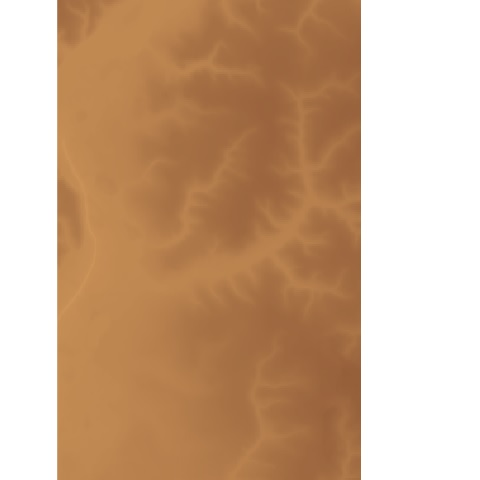
#> input picture python/obraz.png, 480 x 480 px
$ python RiverSkel.py   (older library calls are emulated)
#> lines starting #> are read from the running program, lines starting #| are printed output that depends on the picture; after the words box and inside, x2 and y2 are one past the last pixel; in counts of white or black regions, pixels touching at a corner belong together
from os import path
from numpy.lib.npyio import save
from skimage.io import imread
from skimage.color import rgb2gray
from skimage import color, feature, restoration, filters, data, io, img_as_bool, morphology, img_as_float
from matplotlib import pyplot as plt
from skimage.filters import threshold_otsu, try_all_threshold
from skimage.filters import meijering, sato, frangi, hessian, roberts, sobel, scharr, prewitt
from skimage import img_as_uint
from skimage.filters.thresholding import threshold_isodata, threshold_mean, threshold_minimum, threshold_triangle, threshold_yen, try_all_threshold
import numpy as np
from skimage.morphology import skeletonize, convex_hull_image
from skimage.filters import threshold_otsu, threshold_local
from skimage.restoration import denoise_nl_means, estimate_sigma


def get_binary(image):
    thresh = threshold_minimum(image)
    binary = image > thresh
    return binary

path = 'obraz.png'

img = rgb2gray(imread(path))
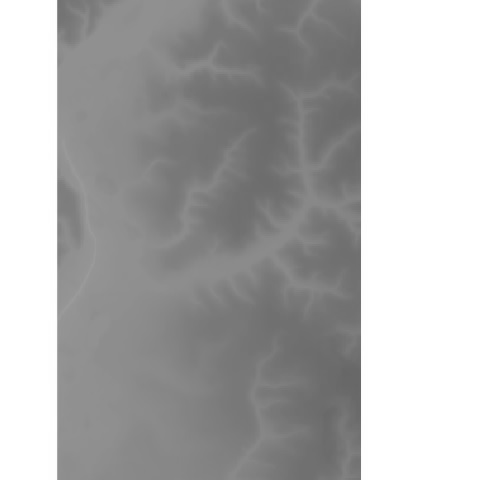
#> img: shape (480, 480) float64; min 0.407, max 1, mean 0.686
cropped_img2 = img[0:480, 59:355]
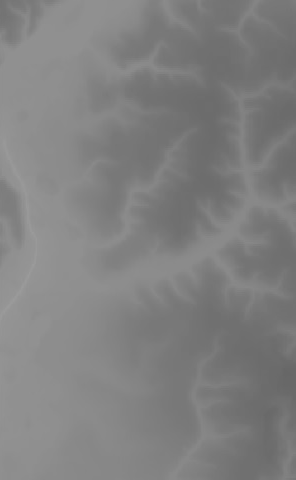
#> cropped_img2: shape (480, 296) float64; min 0.407, max 0.611, mean 0.505
binary = get_binary(rgb2gray(imread(path)))
#> in get_binary, `thresh = threshold_minimum(image)`: thresh = 0.512
#> in get_binary, `binary = image > thresh`:
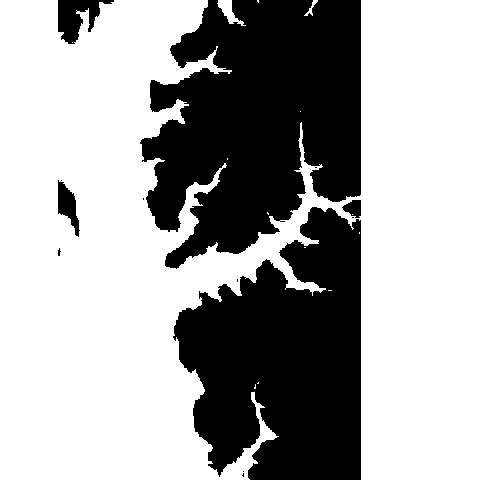
#> binary: shape (480, 480) bool; 65.2% white; 13 black regions (8 under 20 px), largest, box (x1, y1, x2, y2) and area: (140, 0, 361, 269) 42075, (173, 207, 361, 480) 35999, (58, 0, 114, 44) 1258, (58, 180, 80, 237) 615, (342, 200, 361, 218) 230
chull = convex_hull_image(binary)
#> chull: shape (480, 480) bool; every value is 1
edges2 = feature.canny(binary, sigma=1)
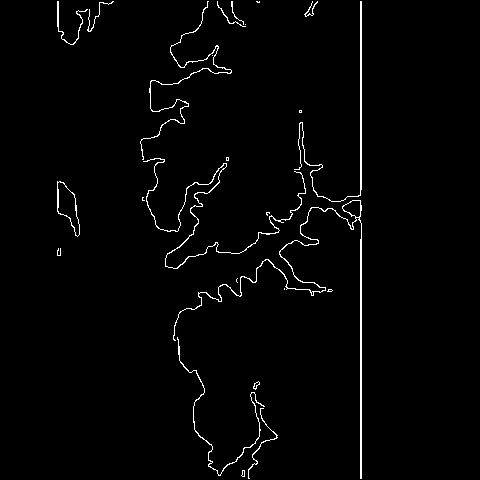
#> edges2: shape (480, 480) bool; 1.8% white in thin lines or dots, all inside (x1, y1, x2, y2) = (57, 1, 362, 479)
cropped_img = binary[0:480, 59:355]
#> cropped_img: shape (480, 296) bool; 45.6% white; 13 white regions (10 under 20 px), largest, box (x1, y1, x2, y2) and area: (0, 0, 296, 480) 64402, (158, 0, 187, 26) 287, (245, 0, 259, 16) 63
skeletonized = skeletonize(cropped_img)
#> skeletonized: shape (480, 296) bool; 1.9% white in thin lines or dots
morped = morphology.medial_axis(cropped_img)
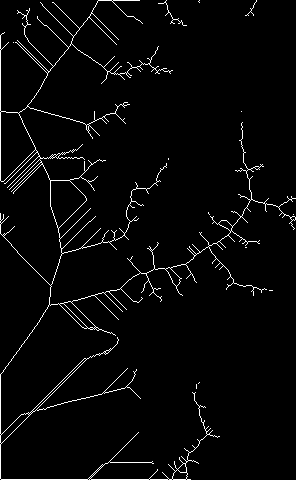
#> morped: shape (480, 296) bool; 3% white in thin lines or dots

fig, ax = try_all_threshold(img, figsize=(10, 8), verbose=False)
plt.show()
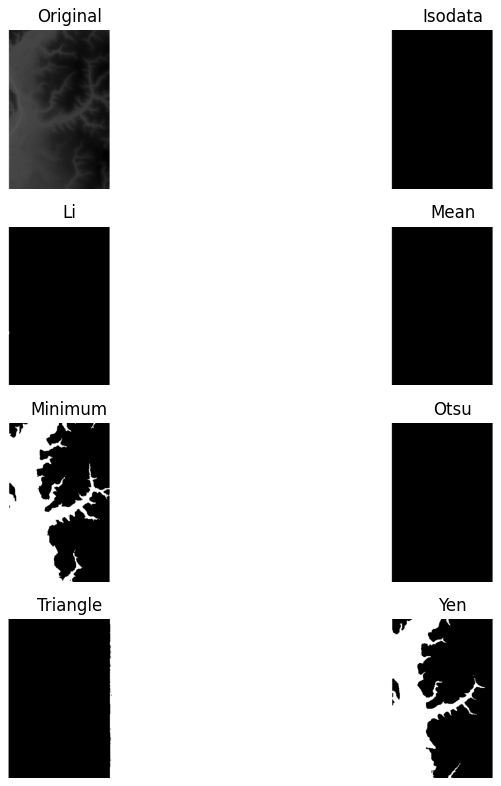
#> figure drawn by matplotlib, 8 panels

imgf = img_as_float(cropped_img2)
sigma_est = np.mean(estimate_sigma(imgf, multichannel= False))
#> sigma_est = 0.000629

denoised = denoise_nl_means(imgf, h=2 * sigma_est, fast_mode=True,
                           patch_size=5,
                           patch_distance=3,
                           multichannel=False)

#plt.imsave(f'{b}', skeletonized, cmap = plt.cm.gray)

fig, axes = plt.subplots(nrows=1, ncols=3, sharex=True, sharey=True,
                        figsize=(8,8))

ax = axes.ravel()

ax[0].imshow(morped, cmap=plt.cm.gray)
ax[0].contour(cropped_img, [0.5], colors='blue')
ax[0].set_title('Original image')

ax[1].imshow(denoised, cmap=plt.cm.gray)
ax[1].set_title('Denoised')

ax[2].imshow(cropped_img2, cmap=plt.cm.gray,)
ax[2].set_title('Original')

#ax[3].imshow(skeletonized, cmap=plt.cm.gray)
#ax[3].set_title('skeletonized')


for a in ax:
    a.axis('off')

plt.tight_layout()
plt.show()
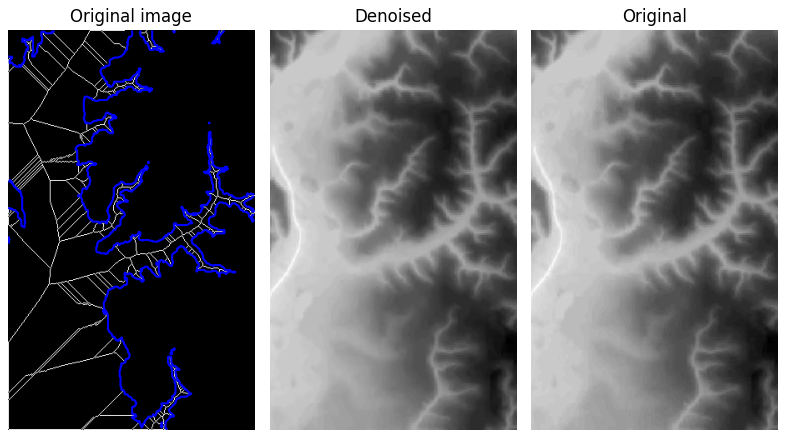
#> figure drawn by matplotlib, 3 panels
